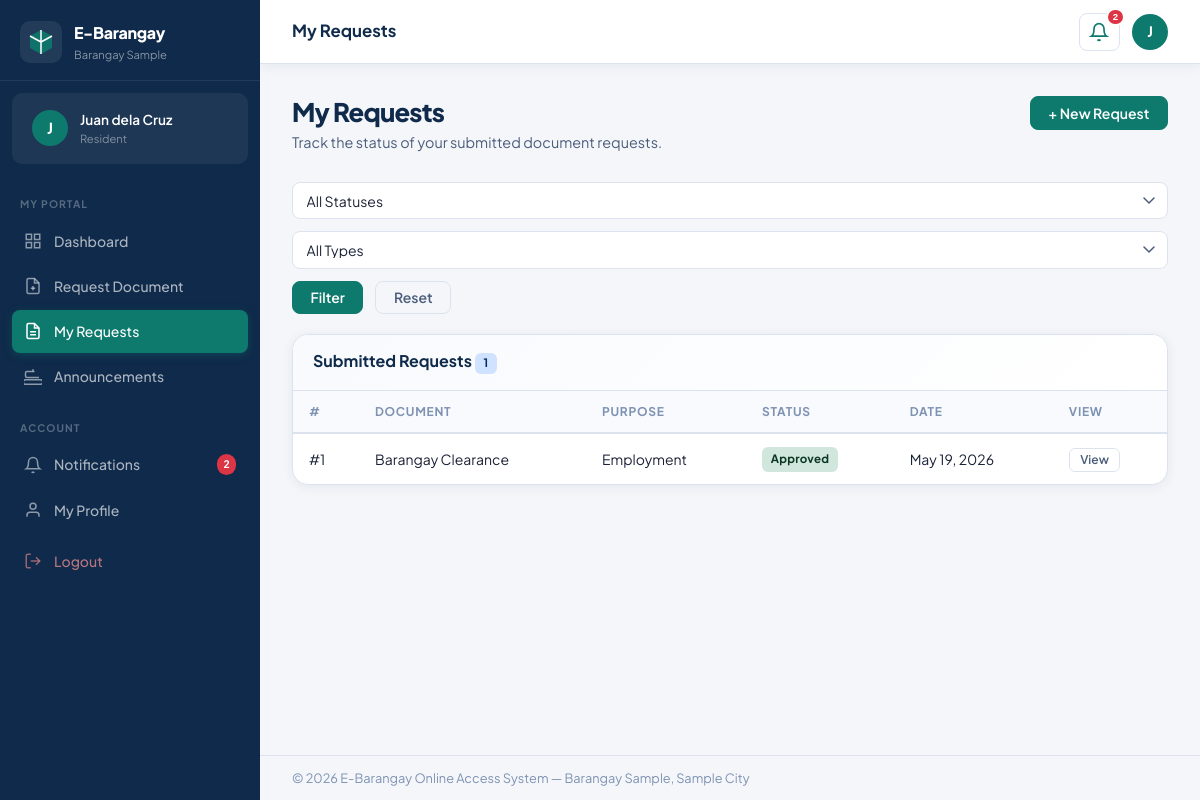
The page /view_request.php (signed in) on the database its author committed.
### tables this page shows
CREATE TABLE IF NOT EXISTS users (
    id INT AUTO_INCREMENT PRIMARY KEY,
    full_name VARCHAR(150) NOT NULL,
    email VARCHAR(150) NOT NULL UNIQUE,
    password VARCHAR(255) NOT NULL,
    phone VARCHAR(20),
    address TEXT,
    date_of_birth DATE,
    place_of_birth VARCHAR(150),
    civil_status ENUM('Single','Married','Widowed','Separated','Annulled') DEFAULT 'Single',
    citizenship VARCHAR(100) DEFAULT 'Filipino',
    cedula_number VARCHAR(50),
    gender ENUM('Male','Female','Other') DEFAULT 'Male',
    role ENUM('admin','resident') DEFAULT 'resident',
    status ENUM('active','inactive') DEFAULT 'active',
    profile_photo VARCHAR(255) DEFAULT NULL,
    created_at DATETIME DEFAULT CURRENT_TIMESTAMP,
    updated_at DATETIME DEFAULT CURRENT_TIMESTAMP ON UPDATE CURRENT_TIMESTAMP
);

CREATE TABLE IF NOT EXISTS document_requests (
    id INT AUTO_INCREMENT PRIMARY KEY,
    user_id INT NOT NULL,
    document_type ENUM('barangay_clearance','certificate_of_indigency','business_clearance','barangay_blotter') NOT NULL,
    status ENUM('Pending','Processing','Approved','Released','Rejected') DEFAULT 'Pending',
    purpose TEXT,
    admin_remarks TEXT DEFAULT NULL,
     
    full_name VARCHAR(150),
    complete_address TEXT,
    date_of_birth DATE,
    place_of_birth VARCHAR(150),
    civil_status VARCHAR(50),
    citizenship VARCHAR(100),
    period_of_residency VARCHAR(100),
    cedula_number VARCHAR(50),
     
    monthly_income DECIMAL(12,2),
    annual_income DECIMAL(12,2),
    target_institution VARCHAR(150),
    specific_benefit VARCHAR(150),
     
    business_name VARCHAR(150),
    business_address TEXT,
    type_of_ownership ENUM('Sole Proprietorship','Partnership','Corporation'),
    nature_of_business VARCHAR(200),
    capital_investment DECIMAL(15,2),
     
    complainant_name VARCHAR(150),
    complainant_address TEXT,
    complainant_contact VARCHAR(50),
    respondent_name VARCHAR(150),
    respondent_address TEXT,
    respondent_contact VARCHAR(50),
    case_type VARCHAR(100),
    date_of_occurrence DATETIME,
    place_of_incident TEXT,
    narrative_of_events LONGTEXT,
    witnesses TEXT,
    evidence_description TEXT,
    desired_action TEXT,
    created_at DATETIME DEFAULT CURRENT_TIMESTAMP,
    updated_at DATETIME DEFAULT CURRENT_TIMESTAMP ON UPDATE CURRENT_TIMESTAMP,
    FOREIGN KEY (user_id) REFERENCES users(id) ON DELETE CASCADE
);

### view_request.php (the view, shortened to what this page needs)
<?php
require_once 'config.php';
$pageTitle = 'My Requests';
$userId    = (int)$_SESSION['user_id'];
$where  = ['user_id = ?'];
$params = [$userId];
$types  = 'i';
$whereStr = implode(' AND ', $where);
$stmt = $conn->prepare("SELECT * FROM document_requests WHERE $whereStr ORDER BY created_at DESC");
$stmt->bind_param($types, ...$params);
$stmt->execute();
$requests = $stmt->get_result()->fetch_all(MYSQLI_ASSOC);
$viewReq = null;
include_once 'includes/layout.php';
?>
<div class="page-header">
    <div>
        <h1 class="page-title">My Requests</h1>
        <p class="page-desc">Track the status of your submitted document requests.</p>
    </div>
    <div class="page-actions">
        <a href="request_documents.php" class="btn btn-primary">+ New Request</a>
    </div>
</div>
<div class="filter-bar">
    <form method="GET" class="filter-form">
        <select name="status" class="form-input form-select filter-select">
            <option value="">All Statuses</option>
        </select>
        <select name="type" class="form-input form-select filter-select">
            <option value="">All Types</option>
        </select>
        <button type="submit" class="btn btn-primary">Filter</button>
        <a href="view_request.php" class="btn btn-ghost">Reset</a>
    </form>
</div>
<div class="split-layout <?= $viewReq ? 'has-detail' : '' ?>">
    <div class="split-list">
        <div class="card">
            <div class="card-header">
                <h3>Submitted Requests <span class="badge badge-info"><?= count($requests) ?></span></h3>
            </div>
            <div class="card-body p-0">
                <?php if (empty($requests)): ?>
                <div class="empty-state-sm">
                    <p>No requests found.</p>
                    <a href="request_documents.php" class="btn btn-primary btn-sm">Submit Your First Request</a>
                </div>
                <?php else: ?>
                <div class="table-responsive">
                    <table class="data-table">
                        <thead>
                            <tr><th>#</th><th>Document</th><th>Purpose</th><th>Status</th><th>Date</th><th>View</th></tr>
                        </thead>
                        <tbody>
                            <?php foreach ($requests as $r): ?>
                            <tr class="<?= ($viewReq && $viewReq['id']==$r['id']) ? 'row-selected' : '' ?>">
                                <td>#<?= $r['id'] ?></td>
                                <td><?= documentTypeLabel($r['document_type']) ?></td>
                                <td><?= e(mb_strimwidth($r['purpose'] ?? '—', 0, 35, '…')) ?></td>
                                <td><?= statusBadge($r['status']) ?></td>
                                <td><?= formatDate($r['created_at']) ?></td>
                                <td><a href="view_request.php?view=<?= $r['id'] ?>" class="btn btn-ghost btn-xs">View</a></td>
                            </tr>
                            <?php endforeach; ?>
                        </tbody>
                    </table>
                </div>
                <?php endif; ?>
            </div>
        </div>
    </div>
</div>
<?php include_once 'includes/footer.php'; ?>

### includes/layout.php (shortened to what this page needs)
<?php
require_once (strpos(__DIR__, 'includes') !== false ? dirname(__DIR__) . '/config.php' : 'config.php');
$currentUser    = getCurrentUser();
$userId         = (int)($_SESSION['user_id'] ?? 0);
$userRole       = $_SESSION['role'] ?? 'resident';
$unreadCount    = $userId ? getUnreadCount($userId) : 0;
$currentPage    = basename($_SERVER['PHP_SELF']);
$pageTitle      = $pageTitle ?? 'Dashboard';
$basePath = '';
if (strpos(__DIR__, 'includes') !== false) {
    $basePath = '../';
}
?>
<!DOCTYPE html>
<html lang="en">
<head>
    <link rel="stylesheet" href="<?= $basePath ?>css/style.css">
</head>
<body>
<aside class="sidebar" id="sidebar">
    <div class="sidebar-brand">
        <div class="brand-icon">
            <svg width="28" height="28" viewBox="0 0 28 28" fill="none">
                <path d="M14 2L3 8v12l11 6 11-6V8L14 2z" fill="var(--accent)" opacity="0.9"/>
                <path d="M14 2v24M3 8l11 6 11-6" stroke="white" stroke-width="1.5" stroke-linejoin="round"/>
            </svg>
        </div>
        <div class="brand-text">
            <span class="brand-name"><?= SITE_NAME ?></span>
            <span class="brand-sub"><?= BARANGAY_NAME ?></span>
        </div>
    </div>
    <div class="sidebar-user-card">
        <div class="sidebar-avatar">
            <?= strtoupper(substr($currentUser['full_name'] ?? 'U', 0, 1)) ?>
        </div>
        <div class="sidebar-user-info">
            <span class="sidebar-user-name"><?= e($currentUser['full_name'] ?? 'User') ?></span>
            <span class="sidebar-user-role"><?= ucfirst($userRole) ?></span>
        </div>
    </div>
    <nav class="sidebar-nav">
        <?php if ($userRole === 'admin'): ?>
        <div class="nav-section-label">Management</div>
        <a href="<?= $basePath ?>admin_dashboard.php" class="nav-item <?= $currentPage === 'admin_dashboard.php' ? 'active' : '' ?>">
            <svg class="nav-icon" viewBox="0 0 24 24" fill="none" stroke="currentColor" stroke-width="2"><rect x="3" y="3" width="7" height="7"/><rect x="14" y="3" width="7" height="7"/><rect x="3" y="14" width="7" height="7"/><rect x="14" y="14" width="7" height="7"/></svg>
            <span>Dashboard</span>
        </a>
        <a href="<?= $basePath ?>manage_request.php" class="nav-item <?= $currentPage === 'manage_request.php' ? 'active' : '' ?>">
            <svg class="nav-icon" viewBox="0 0 24 24" fill="none" stroke="currentColor" stroke-width="2"><path d="M14 2H6a2 2 0 00-2 2v16a2 2 0 002 2h12a2 2 0 002-2V8z"/><polyline points="14 2 14 8 20 8"/><line x1="16" y1="13" x2="8" y2="13"/><line x1="16" y1="17" x2="8" y2="17"/><polyline points="10 9 9 9 8 9"/></svg>
            <span>Document Requests</span>
        </a>
        <a href="<?= $basePath ?>manage_resident.php" class="nav-item <?= $currentPage === 'manage_resident.php' ? 'active' : '' ?>">
            <svg class="nav-icon" viewBox="0 0 24 24" fill="none" stroke="currentColor" stroke-width="2"><path d="M17 21v-2a4 4 0 00-4-4H5a4 4 0 00-4 4v2"/><circle cx="9" cy="7" r="4"/><path d="M23 21v-2a4 4 0 00-3-3.87"/><path d="M16 3.13a4 4 0 010 7.75"/></svg>
            <span>Residents</span>
        </a>
        <a href="<?= $basePath ?>announcement.php" class="nav-item <?= $currentPage === 'announcement.php' ? 'active' : '' ?>">
            <svg class="nav-icon" viewBox="0 0 24 24" fill="none" stroke="currentColor" stroke-width="2"><path d="M22 17H2a3 3 0 000 6h20a3 3 0 000-6z"/><path d="M14 6H4a2 2 0 00-2 2v4a2 2 0 002 2h16"/><line x1="12" y1="3" x2="12" y2="6"/></svg>
            <span>Announcements</span>
        </a>
        <?php else: ?>
        <div class="nav-section-label">My Portal</div>
        <a href="<?= $basePath ?>residents_dashboard.php" class="nav-item <?= $currentPage === 'residents_dashboard.php' ? 'active' : '' ?>">
            <svg class="nav-icon" viewBox="0 0 24 24" fill="none" stroke="currentColor" stroke-width="2"><rect x="3" y="3" width="7" height="7"/><rect x="14" y="3" width="7" height="7"/><rect x="3" y="14" width="7" height="7"/><rect x="14" y="14" width="7" height="7"/></svg>
            <span>Dashboard</span>
        </a>
        <a href="<?= $basePath ?>request_documents.php" class="nav-item <?= $currentPage === 'request_documents.php' ? 'active' : '' ?>">
            <svg class="nav-icon" viewBox="0 0 24 24" fill="none" stroke="currentColor" stroke-width="2"><path d="M14 2H6a2 2 0 00-2 2v16a2 2 0 002 2h12a2 2 0 002-2V8z"/><polyline points="14 2 14 8 20 8"/><line x1="12" y1="18" x2="12" y2="12"/><line x1="9" y1="15" x2="15" y2="15"/></svg>
            <span>Request Document</span>
        </a>
        <a href="<?= $basePath ?>view_request.php" class="nav-item <?= $currentPage === 'view_request.php' ? 'active' : '' ?>">
            <svg class="nav-icon" viewBox="0 0 24 24" fill="none" stroke="currentColor" stroke-width="2"><path d="M14 2H6a2 2 0 00-2 2v16a2 2 0 002 2h12a2 2 0 002-2V8z"/><polyline points="14 2 14 8 20 8"/><line x1="16" y1="13" x2="8" y2="13"/><line x1="16" y1="17" x2="8" y2="17"/></svg>
            <span>My Requests</span>
        </a>
        <a href="<?= $basePath ?>announcement.php" class="nav-item <?= $currentPage === 'announcement.php' ? 'active' : '' ?>">
            <svg class="nav-icon" viewBox="0 0 24 24" fill="none" stroke="currentColor" stroke-width="2"><path d="M22 17H2a3 3 0 000 6h20a3 3 0 000-6z"/><path d="M14 6H4a2 2 0 00-2 2v4a2 2 0 002 2h16"/><line x1="12" y1="3" x2="12" y2="6"/></svg>
            <span>Announcements</span>
        </a>
        <?php endif; ?>
        <div class="nav-section-label">Account</div>
        <a href="<?= $basePath ?>notification.php" class="nav-item <?= $currentPage === 'notification.php' ? 'active' : '' ?>">
            <svg class="nav-icon" viewBox="0 0 24 24" fill="none" stroke="currentColor" stroke-width="2"><path d="M18 8A6 6 0 006 8c0 7-3 9-3 9h18s-3-2-3-9"/><path d="M13.73 21a2 2 0 01-3.46 0"/></svg>
            <span>Notifications</span>
            <?php if ($unreadCount > 0): ?>
            <span class="nav-badge"><?= $unreadCount ?></span>
            <?php endif; ?>
        </a>
        <a href="<?= $basePath ?>edit.php" class="nav-item <?= $currentPage === 'edit.php' ? 'active' : '' ?>">
            <svg class="nav-icon" viewBox="0 0 24 24" fill="none" stroke="currentColor" stroke-width="2"><path d="M20 21v-2a4 4 0 00-4-4H8a4 4 0 00-4 4v2"/><circle cx="12" cy="7" r="4"/></svg>
            <span>My Profile</span>
        </a>
        <a href="<?= $basePath ?>logout.php" class="nav-item nav-item-logout">
            <svg class="nav-icon" viewBox="0 0 24 24" fill="none" stroke="currentColor" stroke-width="2"><path d="M9 21H5a2 2 0 01-2-2V5a2 2 0 012-2h4"/><polyline points="16 17 21 12 16 7"/><line x1="21" y1="12" x2="9" y2="12"/></svg>
            <span>Logout</span>
        </a>
    </nav>
</aside>
<div class="main-wrapper">
    <header class="topbar">
        <div class="topbar-title">
            <span><?= e($pageTitle) ?></span>
        </div>
        <div class="topbar-actions">
            <div class="notif-wrapper" id="notifWrapper">
                <button class="notif-btn <?= $unreadCount > 0 ? 'has-unread' : '' ?>" id="notifBtn" aria-label="Notifications">
                    <svg width="20" height="20" viewBox="0 0 24 24" fill="none" stroke="currentColor" stroke-width="2"><path d="M18 8A6 6 0 006 8c0 7-3 9-3 9h18s-3-2-3-9"/><path d="M13.73 21a2 2 0 01-3.46 0"/></svg>
                    <?php if ($unreadCount > 0): ?>
                    <span class="notif-count"><?= $unreadCount > 99 ? '99+' : $unreadCount ?></span>
                    <?php endif; ?>
                </button>
            </div>
            <a href="<?= $basePath ?>edit.php" class="topbar-avatar" title="Edit Profile">
                <?= strtoupper(substr($currentUser['full_name'] ?? 'U', 0, 1)) ?>
            </a>
        </div>
    </header>
    <main class="page-content">

### config.php (shortened to what this page needs)
<?php
$conn = new mysqli(DB_HOST, DB_USER, DB_PASS, DB_NAME);
$conn->set_charset('utf8mb4');
function isLoggedIn(): bool {
    return isset($_SESSION['user_id']) && !empty($_SESSION['user_id']);
}
function getCurrentUser(): ?array {
    global $conn;
    $id = (int)$_SESSION['user_id'];
    $stmt = $conn->prepare("SELECT * FROM users WHERE id = ? LIMIT 1");
    $stmt->bind_param('i', $id);
    $stmt->execute();
    $res = $stmt->get_result();
    return $res->fetch_assoc();
}
function getUnreadCount(int $userId): int {
    global $conn;
    $stmt = $conn->prepare("SELECT COUNT(*) as cnt FROM notifications WHERE user_id = ? AND is_read = 0");
    $stmt->bind_param('i', $userId);
    $stmt->execute();
    return (int)$stmt->get_result()->fetch_assoc()['cnt'];
}
function e(mixed $val): string {
    return htmlspecialchars((string)($val ?? ''), ENT_QUOTES, 'UTF-8');
}
function formatDate(?string $date, string $format = 'M d, Y'): string {
    return date($format, strtotime($date));
}
function documentTypeLabel(string $type): string {
    return match($type) {
        'barangay_clearance'      => 'Barangay Clearance',
        'certificate_of_indigency' => 'Certificate of Indigency',
        'business_clearance'      => 'Business Clearance',
        'barangay_blotter'        => 'Barangay Blotter',
        default                   => ucwords(str_replace('_', ' ', $type)),
    };
}
function statusBadge(string $status): string {
    $map = [
        'Pending'    => 'badge-warning',
        'Processing' => 'badge-info',
        'Approved'   => 'badge-success',
        'Released'   => 'badge-primary',
        'Rejected'   => 'badge-danger',
        'active'     => 'badge-success',
        'inactive'   => 'badge-danger',
    ];
    $cls = $map[$status] ?? 'badge-secondary';
    return '<span class="badge ' . $cls . '">' . e($status) . '</span>';
}

### rows shown on the page
users: full_name "J", full_name "Juan dela Cruz"
document_requests: id "1", document_type "Barangay Clearance", purpose "Employment", status "Approved", created_at "May 19, 2026"

### other values the page prints
SITE_NAME "E-Barangay"
BARANGAY_NAME "Barangay Sample"
$userRole "Resident"
$unreadCount "2"
$pageTitle "My Requests"
count($requests) "1"
SITE_FULL "E-Barangay Online Access System"
BARANGAY_CITY "Sample City"
